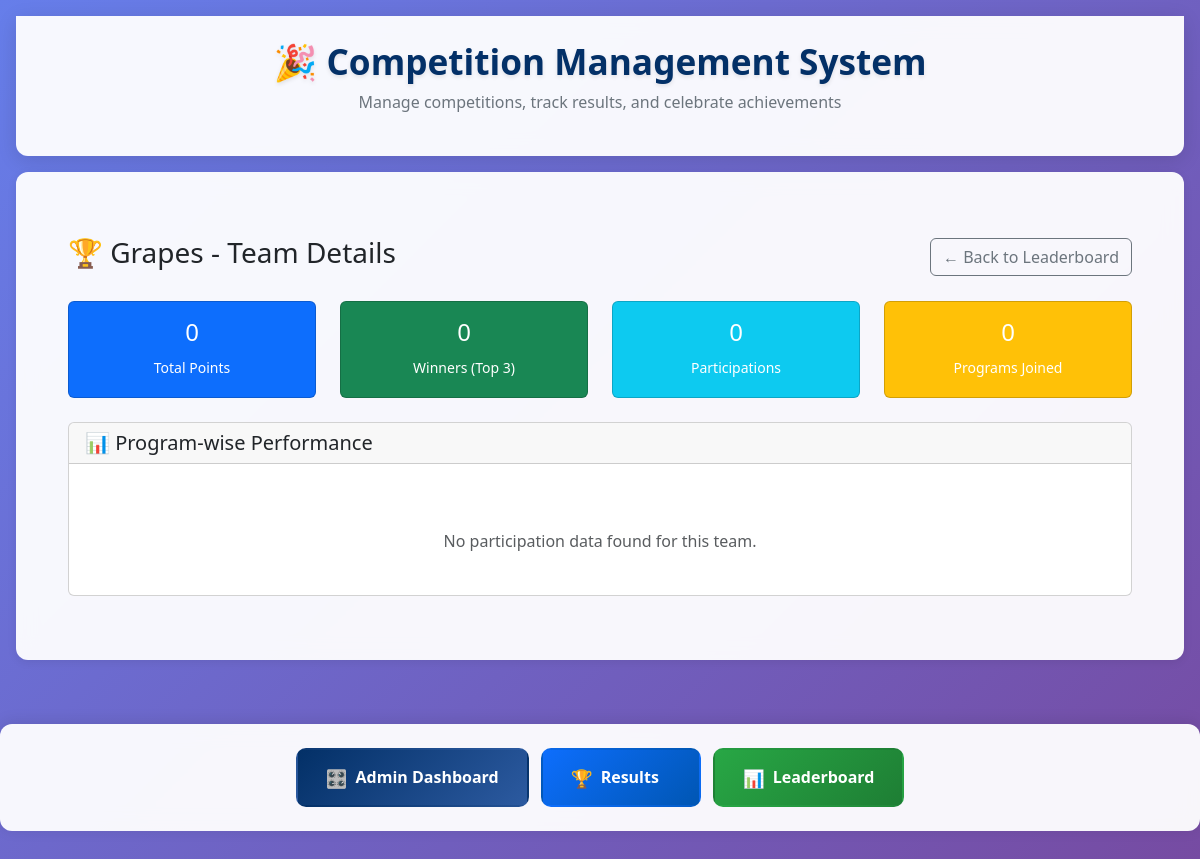
/team-detail/5/ (signed in), run on an earlier commit of the app's database.
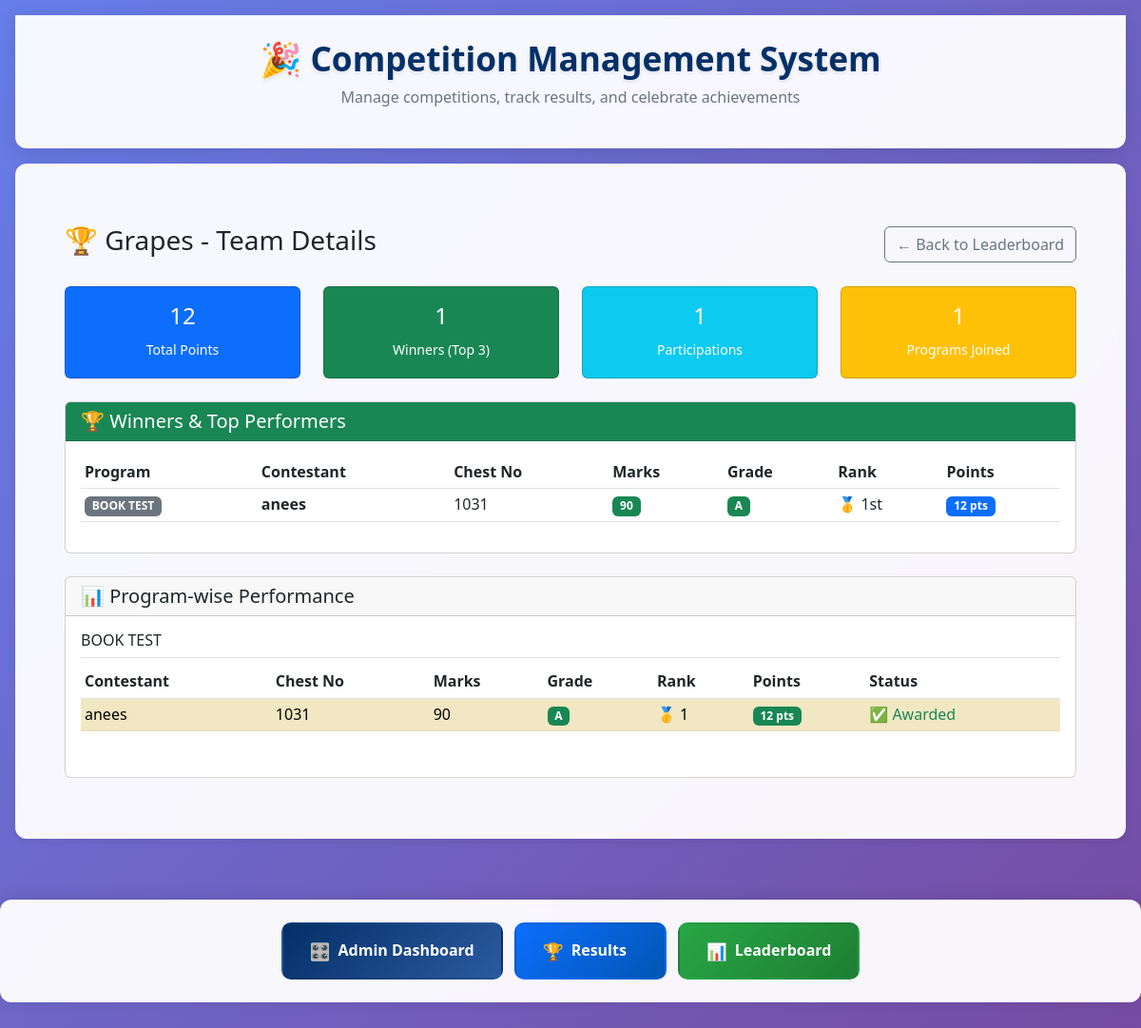
And on a later commit of the database.
### core/models.py (models this page shows, shortened)
class Participation(models.Model):
    contestant = models.ForeignKey(Contestant, on_delete=models.CASCADE)
    program = models.ForeignKey(Program, on_delete=models.CASCADE)
    marks = models.IntegerField(null=True, blank=True)
    rank = models.PositiveIntegerField(null=True, blank=True)
    grade = models.CharField(max_length=1, null=True, blank=True)
    points_awarded = models.BooleanField(default=False)

class Program(models.Model):
    name = models.CharField(max_length=100)
    category = models.ForeignKey(Category, on_delete=models.CASCADE)

class Contestant(models.Model):
    chest_no = models.PositiveIntegerField(unique=True, null=True)
    name = models.CharField(max_length=100)
    team = models.ForeignKey(Team, on_delete=models.CASCADE)
    category = models.ForeignKey(Category, on_delete=models.CASCADE, null=True)
    total_points = models.IntegerField(default=0)

### core/views.py (the view)
# urls.py: path('team-detail/<int:team_id>/', views.team_detail, name='team_detail'),
@login_required
def team_detail(request, team_id):
    try:
        team = Team.objects.get(id=team_id)
    except Team.DoesNotExist:
        return redirect('team_leaderboard')
    participations = Participation.objects.filter(
        contestant__team=team,
        marks__isnull=False
    ).select_related('program', 'contestant').order_by('-marks')
    awarded_participations = participations.filter(points_awarded=True)
    first_place = awarded_participations.filter(rank=1).count()
    second_place = awarded_participations.filter(rank=2).count()
    third_place = awarded_participations.filter(rank=3).count()
    grade_a = awarded_participations.filter(grade='A').count()
    grade_b = awarded_participations.filter(grade='B').count()
    grade_c = awarded_participations.filter(grade='C').count()
    rank_points = (first_place * 6) + (second_place * 3) + (third_place * 1)
    grade_points = (grade_a * 6) + (grade_b * 3) + (grade_c * 1)
    total_calculated_points = rank_points + grade_points
    team_points_obj, created = TeamPoints.objects.get_or_create(team=team)
    if team_points_obj.points != total_calculated_points:
        team_points_obj.points = total_calculated_points
        team_points_obj.save()
    winners = participations.filter(rank__in=[1, 2, 3])
    others = participations.exclude(rank__in=[1, 2, 3])
    programs_performance = {}
    for participation in participations:
        program_name = participation.program.name
        if program_name not in programs_performance:
            programs_performance[program_name] = []
        programs_performance[program_name].append(participation)
    points_breakdown = {
        'rank_points': rank_points,
        'grade_points': grade_points,
        'total_points': total_calculated_points,
        'first_place_count': first_place,
        'second_place_count': second_place,
        'third_place_count': third_place,
        'grade_a_count': grade_a,
        'grade_b_count': grade_b,
        'grade_c_count': grade_c,
    }
    context = {
        'team': team,
        'team_points': total_calculated_points,  # Use calculated points
        'points_breakdown': points_breakdown,
        'participations': participations,
        'winners': winners,
        'others': others,
        'programs_performance': programs_performance,
        'total_participations': participations.count(),
        'total_winners': winners.count(),
        'awarded_participations': awarded_participations.count(),
    }
    return render(request, 'team_detail.html', context)

### templates/team_detail.html (shortened to what the changed rows need)
{% extends 'base.html' %}
{% block content %}
<div class="container mt-4">
    <div class="row mb-4">
        <div class="col-md-3">
            <div class="card text-center bg-primary text-white">
                <div class="card-body">
                    <h4>{{ team_points }}</h4>
                    <small>Total Points</small>
                </div>
            </div>
        </div>
        <div class="col-md-3">
            <div class="card text-center bg-success text-white">
                <div class="card-body">
                    <h4>{{ total_winners }}</h4>
                    <small>Winners (Top 3)</small>
                </div>
            </div>
        </div>
        <div class="col-md-3">
            <div class="card text-center bg-info text-white">
                <div class="card-body">
                    <h4>{{ total_participations }}</h4>
                    <small>Participations</small>
                </div>
            </div>
        </div>
        <div class="col-md-3">
            <div class="card text-center bg-warning text-white">
                <div class="card-body">
                    <h4>{{ programs_performance|length }}</h4>
                    <small>Programs Joined</small>
                </div>
            </div>
        </div>
    </div>
    {% if winners %}
    <div class="card mb-4">
        <div class="card-header bg-success text-white">
            <h5 class="mb-0">🏆 Winners & Top Performers</h5>
        </div>
        <div class="card-body">
            <div class="table-responsive">
                <table class="table table-sm">
                    <thead>
                        <tr>
                            <th>Program</th>
                            <th>Contestant</th>
                            <th>Chest No</th>
                            <th>Marks</th>
                            <th>Grade</th>
                            <th>Rank</th>
                            <th>Points</th>
                        </tr>
                    </thead>
                    <tbody>
                        {% for p in winners %}
                        <tr>
                            <td><span class="badge bg-secondary">{{ p.program.name }}</span></td>
                            <td><strong>{{ p.contestant.name }}</strong></td>
                            <td>{{ p.contestant.chest_no }}</td>
                            <td>
                                <span class="badge {% if p.marks >= 80 %}bg-success{% elif p.marks >= 60 %}bg-info{% else %}bg-warning{% endif %}">
                                    {{ p.marks }}
                                </span>
                            </td>
                            <td>
                                <span class="badge {% if p.grade == 'A' %}bg-success{% elif p.grade == 'B' %}bg-info{% else %}bg-warning{% endif %}">
                                    {{ p.grade }}
                                </span>
                            </td>
                            <td>
                                {% if p.rank == 1 %}🥇 1st
                                {% elif p.rank == 2 %}🥈 2nd
                                {% elif p.rank == 3 %}🥉 3rd
                                {% endif %}
                            </td>
                            <td>
                                <span class="badge bg-primary">
                                    {% if p.rank == 1 and p.grade == 'A' %}12
                                    {% elif p.rank == 1 and p.grade == 'B' %}9
                                    {% elif p.rank == 1 and p.grade == 'C' %}7
                                    {% elif p.rank == 2 and p.grade == 'A' %}9
                                    {% elif p.rank == 2 and p.grade == 'B' %}6
                                    {% elif p.rank == 2 and p.grade == 'C' %}4
                                    {% elif p.rank == 3 and p.grade == 'A' %}7
                                    {% elif p.rank == 3 and p.grade == 'B' %}4
                                    {% elif p.rank == 3 and p.grade == 'C' %}2
                                    {% else %}0
                                    {% endif %} pts
                                </span>
                            </td>
                        </tr>
                        {% endfor %}
                    </tbody>
                </table>
            </div>
        </div>
    </div>
    {% endif %}
    <div class="card mb-4">
        <div class="card-body">
            {% for program, participants in programs_performance.items %}
            <div class="mb-3">
                <h6 class="border-bottom pb-2">{{ program }}</h6>
                <div class="table-responsive">
                    <table class="table table-sm table-striped">
                        <thead>
                            <tr>
                                <th>Contestant</th>
                                <th>Chest No</th>
                                <th>Marks</th>
                                <th>Grade</th>
                                <th>Rank</th>
                                <th>Points</th>
                                <th>Status</th>
                            </tr>
                        </thead>
                        <tbody>
                            {% for p in participants %}
                            <tr {% if p.rank <= 3 %}class="table-warning"{% endif %}>
                                <td>{{ p.contestant.name }}</td>
                                <td>{{ p.contestant.chest_no }}</td>
                                <td>{{ p.marks }}</td>
                                <td>
                                    {% if p.grade %}
                                        <span class="badge {% if p.grade == 'A' %}bg-success{% elif p.grade == 'B' %}bg-info{% else %}bg-warning{% endif %}">
                                            {{ p.grade }}
                                        </span>
                                    {% else %}
                                        <span class="text-muted">-</span>
                                    {% endif %}
                                </td>
                                <td>
                                    {% if p.rank <= 3 %}
                                        {% if p.rank == 1 %}🥇{% elif p.rank == 2 %}🥈{% elif p.rank == 3 %}🥉{% endif %} {{ p.rank }}
                                    {% else %}
                                        {{ p.rank }}
                                    {% endif %}
                                </td>
                                <td>
                                    {% if p.points_awarded %}
                                        <span class="badge bg-success">
                                            {% if p.rank == 1 and p.grade == 'A' %}12
                                            {% elif p.rank == 1 and p.grade == 'B' %}9
                                            {% elif p.rank == 1 and p.grade == 'C' %}7
                                            {% elif p.rank == 2 and p.grade == 'A' %}9
                                            {% elif p.rank == 2 and p.grade == 'B' %}6
                                            {% elif p.rank == 2 and p.grade == 'C' %}4
                                            {% elif p.rank == 3 and p.grade == 'A' %}7
                                            {% elif p.rank == 3 and p.grade == 'B' %}4
                                            {% elif p.rank == 3 and p.grade == 'C' %}2
                                            {% elif p.grade == 'A' %}6
                                            {% elif p.grade == 'B' %}3
                                            {% elif p.grade == 'C' %}1
                                            {% else %}0
                                            {% endif %} pts
                                        </span>
                                    {% else %}
                                        <span class="text-muted">Not awarded</span>
                                    {% endif %}
                                </td>
                                <td>
                                    {% if p.points_awarded %}
                                        <span class="text-success">✅ Awarded</span>
                                    {% else %}
                                        <span class="text-warning">⏳ Pending</span>
                                    {% endif %}
                                </td>
                            </tr>
                            {% endfor %}
                        </tbody>
                    </table>
                </div>
            </div>
            {% empty %}
            <div class="text-center text-muted py-4">
                <br>
                No participation data found for this team.
            </div>
            {% endfor %}
        </div>
    </div>
</div>
{% endblock %}

What changed in the data, as far as the page shows it:
added Participation: program.name "BOOK TEST", contestant.name "anees", contestant.chest_no "1031", marks "90", grade "A", shows "🥇 1st", shows "12", name "BOOK TEST", rank "1", points_awarded "12"
Also different on the page:
{{ team_points }}: "0" → "12"
{{ total_winners }}: "0" → "1"
{{ total_participations }}: "0" → "1"
{{ programs_performance|length }}: "0" → "1"
text no longer shown: "No participation data found for this team."
text now shown: "🏆 Winners & Top Performers Program Contestant Chest No Marks Grade Rank Points"
